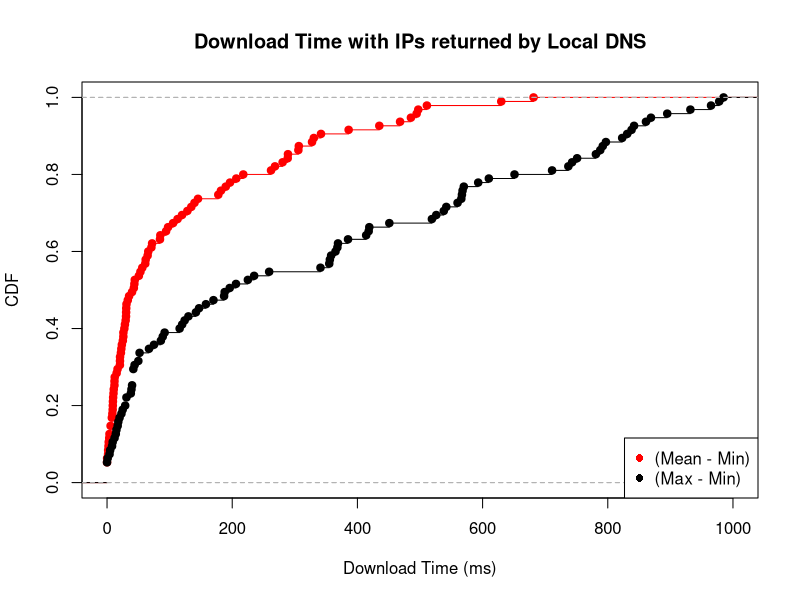

The R source for this figure:
mean_min <- c(5.666667, 29.759259, 12.285714, 27.666667, 20.777778, 5.666667, 50.833333, 177.750000, 70.859649, 65.866667, 30.666667, 11.833333, 330.397000, 16.800000, 289.044000, 2.333333, 84.583333, 0.090909, 0.000000, 20.666667, 9.200000, 31.055556, 97.496667, 494.660000, 7.666667, 9.416667, 20.555556, 3.500000, 61.750000, 189.666667, 206.500000, 0.000000, 468.163333, 145.333333, 3.900000, 7.666667, 182.000000, 280.499167, 26.125000, 23.666667, 61.083333, 112.666667, 28.583333, 261.998333, 43.666667, 306.408611, 681.409167, 11.900000, 305.665000, 2.666667, 385.998333, 485.495833, 0.000000, 0.000000, 33.166667, 288.663333, 22.833333, 629.825833, 139.685000, 327.498333, 94.332500, 8.500000, 39.910256, 30.333333, 1.666667, 56.309524, 15.333333, 42.833333, 1.769231, 9.000000, 25.257143, 26.041667, 0.000000, 217.665833, 497.228143, 105.529020, 196.457917, 64.833333, 128.333333, 268.333333, 9.750000, 85.166667, 30.500000, 72.000000, 22.166667, 53.333333, 119.833333, 10.333333, 44.333333, 134.625000, 35.233333, 10.727273, 510.995000, 434.996667, 341.830556)

max_min <- c(15.00, 75.00, 356.00, 42.00, 120.00, 31.00, 147.00, 526.00, 781.00, 538.00, 170.00, 23.00, 566.99, 42.00, 413.99, 4.00, 418.00, 1.00, 0.00, 40.00, 39.00, 259.00, 187.99, 609.99, 17.00, 18.00, 116.00, 12.00, 358.00, 369.00, 593.00, 0.00, 742.99, 570.00, 9.00, 42.00, 365.00, 796.99, 89.00, 44.00, 419.00, 235.00, 142.00, 567.99, 385.00, 367.99, 894.99, 42.00, 860.99, 5.00, 559.99, 841.99, 0.00, 0.00, 52.00, 650.99, 52.00, 837.99, 964.99, 791.99, 868.99, 14.00, 519.00, 196.00, 8.00, 158.00, 31.00, 86.00, 38.00, 20.00, 711.00, 355.00, 0.00, 931.99, 830.99, 977.99, 984.99, 451.00, 542.00, 566.00, 50.00, 225.00, 92.00, 187.00, 67.00, 124.00, 341.00, 25.00, 130.00, 823.00, 206.00, 29.00, 750.99, 787.99, 736.99)

mean_min_val = ecdf(mean_min)
max_min_val = ecdf(max_min)

plot(mean_min_val, lty=1, col="red", xlab="Download Time (ms)", ylab="CDF", main="Download Time with IPs returned by Local DNS", xlim=c(0, 1000))
lines(max_min_val)

legend("bottomright",  pch =16, legend=c("(Mean - Min)", "(Max - Min)"), col=c("red", "black"))

